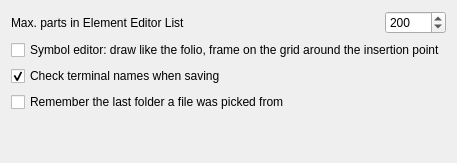
     <widget class="QWidget" name="Editor">
      <attribute name="title">
       <string>Editor</string>
      </attribute>
      <layout class="QVBoxLayout" name="verticalLayout_7">
       <item>
        <layout class="QHBoxLayout" name="horizontalLayout_1">
         <item>
          <widget class="QLabel" name="label_1">
           <property name="text">
            <string>Max. parts in Element Editor List</string>
           </property>
          </widget>
         </item>
         <item>
          <spacer name="horizontalSpacer_8">
           <property name="orientation">
            <enum>Qt::Horizontal</enum>
           </property>
           <property name="sizeHint" stdset="0">
            <size>
             <width>40</width>
             <height>20</height>
            </size>
           </property>
          </spacer>
         </item>
         <item>
          <widget class="QSpinBox" name="MaxPartsElementEditorList_sb">
           <property name="minimum">
            <number>1</number>
           </property>
           <property name="maximum">
            <number>10000</number>
           </property>
           <property name="value">
            <number>200</number>
           </property>
          </widget>
         </item>
        </layout>
       </item>
       <item>
        <widget class="QCheckBox" name="m_editor_like_folio_cb">
         <property name="text">
          <string>Symbol editor: draw like the folio, frame on the grid around the insertion point</string>
         </property>
        </widget>
       </item>
       <item>
        <widget class="QCheckBox" name="m_check_terminal_names_cb">
         <property name="toolTip">
          <string>When saving a symbol: refuse two terminals with the same name, and report terminals without a name (IEC 61666).</string>
         </property>
         <property name="text">
          <string>Check terminal names when saving</string>
         </property>
         <property name="checked">
          <bool>true</bool>
         </property>
        </widget>
       </item>
       <item>
        <widget class="QCheckBox" name="m_remember_last_dir_cb">
         <property name="toolTip">
          <string>Off, the default: every dialog starts where it always did -- the pictures folder for a picture, the documents folder for a PDF, and for the others the folder it always opened in. On: it starts in the folder the last file was picked from; pictures and PDFs keep a folder of their own, and a folder that no longer exists sends the dialog back to the standard one. Saving and exporting are not affected.</string>
         </property>
         <property name="text">
          <string>Remember the last folder a file was picked from</string>
         </property>
        </widget>
       </item>
       <item>
        <spacer name="verticalSpacer_6">
         <property name="orientation">
          <enum>Qt::Vertical</enum>
         </property>
         <property name="sizeHint" stdset="0">
          <size>
           <width>20</width>
           <height>40</height>
          </size>
         </property>
        </spacer>
       </item>
      </layout>
     </widget>
